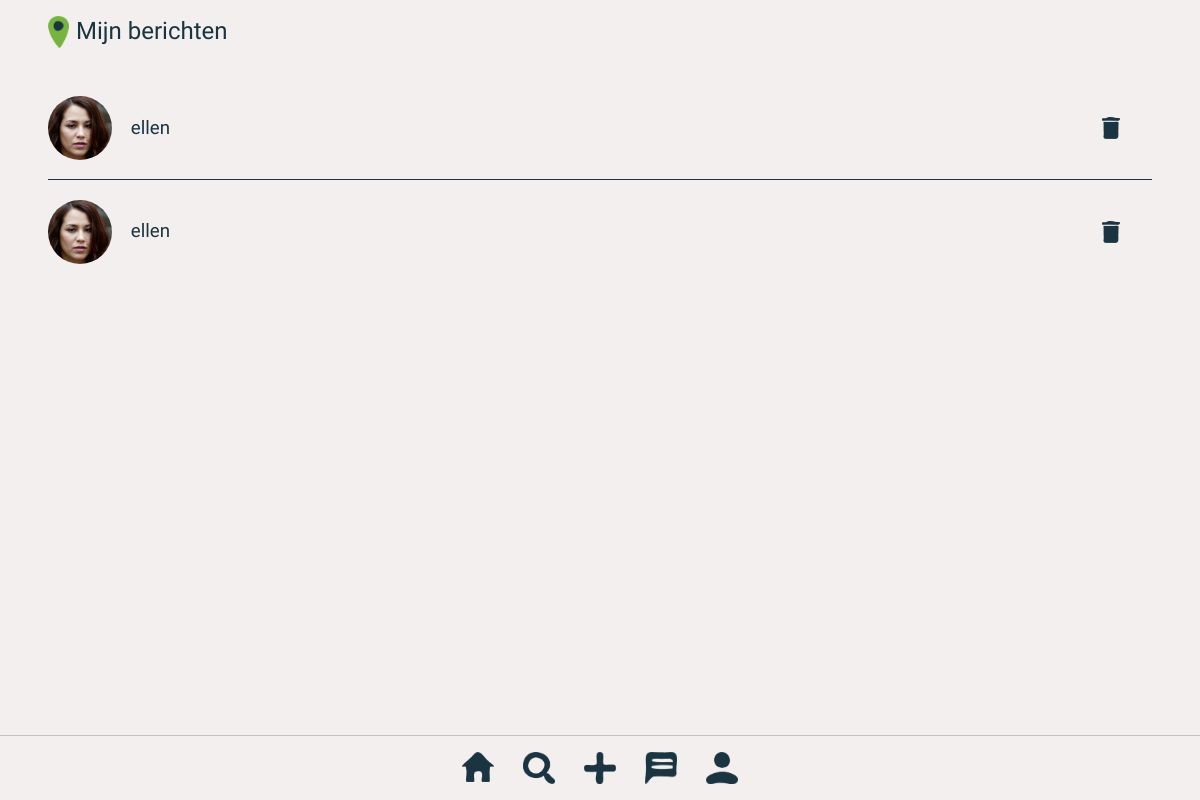
Screenshot of /chats.php (signed in) with the database file from the repository.
### tables this page shows
CREATE TABLE `chats` (
  `id` int(255) NOT NULL,
  `sender_id` int(255) NOT NULL,
  `receiver_id` int(255) NOT NULL,
  `message` varchar(255) NOT NULL,
  `time` datetime NOT NULL
);

CREATE TABLE `users` (
  `id` int(255) NOT NULL,
  `username` varchar(255) NOT NULL,
  `password` varchar(255) NOT NULL,
  `email` varchar(255) NOT NULL,
  `profile_picture` varchar(255) NOT NULL DEFAULT 'profile_pictures/default.jpg',
  `premium` int(255) NOT NULL DEFAULT '0',
  `reactions` int(11) NOT NULL DEFAULT '2',
  `products_saved` int(255) NOT NULL DEFAULT '0'
);

### classes/User.php (called while the page is built, shortened)
<?php
    class User {
        public static function getUsernameById($userId){
            $conn = Database::getConnection();
            $query = $conn->prepare("SELECT username FROM users WHERE id = :userId");
            $query->bindValue(":userId", $userId);
            $query->execute();
            $id = $query->fetch();
            return $id['username'];
        }
        public static function getChats($userId) {
            $conn = Database::getConnection();
            $query = $conn->prepare("SELECT * FROM chats WHERE receiver_id = :userId OR sender_id = :userId");
            $query->bindValue(":userId", $userId);
            $query->execute();
            $chats = $query->fetchAll();
            return $chats;
        }
    }
?>

### chats.php (the view, shortened to what this page needs)
<?php
    $chats = User::getChats($_SESSION['userId']);
?>
<!DOCTYPE html>
<html lang="en">
<head>
     <link rel="stylesheet" href="css/normalize.css">
     <link rel="stylesheet" href="css/general.css">
</head>
<body>
    <header>
        <img src="assets/location_dot.png">
        <h2>Mijn berichten</h2>
    </header>
    <section class="messages_section">
        <?php foreach($chats as $chat): ?>
        <?php if($chat['sender_id'] == $_SESSION['userId']){
                $id = 'receiver_id';
            } else if($chat['sender_id'] == $chat['receiver_id']) {
                $id = 'receiver_id';
            } else {
                $id = 'sender_id';
            }
        ?>
        <a href="chat.php" class="message_wrapper">
            <img class="user_image" src="profile_pictures/woman.jpg">
            <h3><?php echo htmlspecialchars(User::getUsernameById($chat[$id])); ?></h3>
            <img class="delete_image" src="assets/icons/trash_icon.png">
        </a>
        <div class="divider"></div>
        <?php endforeach; ?>
    </section>
    <nav>
        <a href="home.php"><img src="assets/icons/home_icon.png"></a>
        <a href="search.html"><img src="assets/icons/search_icon.png"></a>
        <a href="upload.php"><img src="assets/icons/plus_icon.png"></a>
        <a href="chats.php"><img src="assets/icons/message_icon.png"></a>
        <a href="profile.php"><img src="assets/icons/profile_icon.png"></a>
    </nav>
</body>
</html>

### css/general.css (style rules this page uses)
:root { --offWhite: #F3EFEF; --offBlack: #1A3541; --accentGreen: #78B53E; --placeholderGrey: #C6C9CB; --warningRed: #F66565; --textFont: 'Cabin', sans-serif; --titleFont: 'RocknRoll One', sans-serif; --textFontSize: ; --titleFontSize: 1.4em; --pageTitleFontSize: 1.1em; --actionBarFontSize: 1.5em; --whiteSpaceOffset: 3em; }
* { font-family: var(--textFont); color: var(--offBlack); }
body { height: 100vh; background-color: var(--offWhite); }
a { color: var(--offBlack); text-decoration: none; }
h1, h2, h3 { font-family: var(--titleFont); font-weight: 300; margin: 0; }
header { background-color: var(--offWhite); position: sticky; top: 0; z-index: 999; display: flex; align-items: center; padding-left: var(--whiteSpaceOffset); padding-top: 1em; padding-bottom: 1em; }
header img { width: 1.3em; }
header h2 { margin-left: 0.3em; font-size: var(--actionBarFontSize); flex-grow: 1; }
nav { display: flex; justify-content: center; background-color: var(--offWhite); position:fixed; width:100%; bottom: 0; right: 0; border-top: solid 1px #C0C3C6; }
nav img { width: 2em; padding-top: 1em; padding-bottom: 0.7em; padding-left: 0.9em; padding-right: 0.9em; }
section { display: flex; flex-direction: column; }
.messages_section { display: flex; flex-direction: column; margin-right: var(--whiteSpaceOffset); margin-left: var(--whiteSpaceOffset); margin-top: 2em; }
.message_wrapper { display: flex; flex-direction: row; align-items: center; justify-content: space-between; }
.message_wrapper .user_image { width: 4em; height: 4em; border-radius: 50%; }
.message_wrapper h3 { flex-grow: 1; margin-left: 1em; }
.message_wrapper .delete_image { width: 1.1em; margin-right: 2em; }
.messages_section .divider { background-color: var(--offBlack); width: 100%; height: 1px; margin-top: 1.2em; margin-bottom: 1.2em; }

### rows the page displays
chats: User::getUsernameById($chat[$id]) "ellen"
chats: User::getUsernameById($chat[$id]) "ellen"
